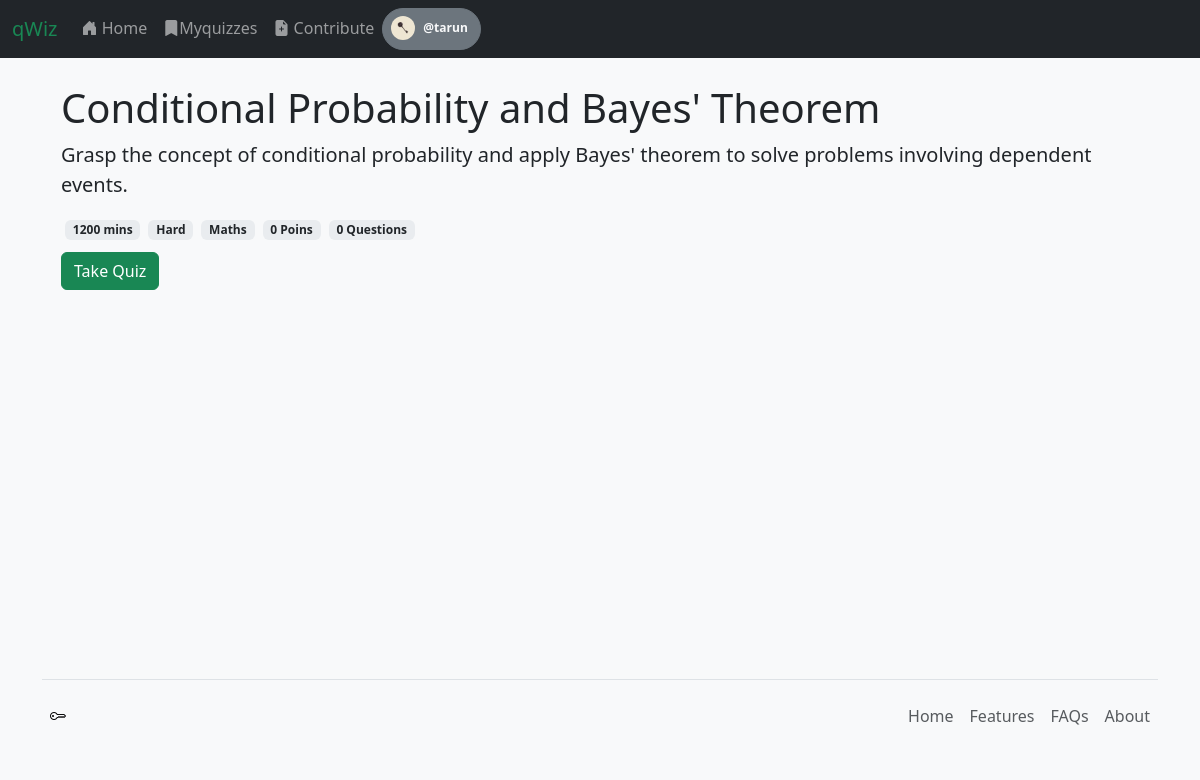
/quiz_details/9/ (signed in), run on the app's committed database.
### app1/models.py (models this page shows, shortened)
class User(AbstractUser):
    profile_picture = models.ImageField(upload_to='profile_pictures/', null=True, blank=True)

class Quiz(models.Model):
    title = models.CharField(max_length=255)
    description = models.TextField(blank=True, null=True)
    created_at = models.DateTimeField(auto_now_add=True)
    instructions = models.TextField(blank=True, null=True)
    status = models.BooleanField(verbose_name="is_open", default=False)
    archived = models.BooleanField(verbose_name="is_archived", default=False)
    auther = models.ForeignKey(User, on_delete=models.SET_NULL, null=True, blank=True)
    difficulty_level = models.CharField(
        max_length=20,
        choices=[("easy", "Easy"), ("medium", "Medium"), ("hard", "Hard")],
        default="medium",
    )
    category = models.ForeignKey(
        Category, on_delete=models.SET_NULL, null=True, blank=True
    )
    time_limit = models.IntegerField(default=10)  # in minutes

class Category(models.Model):
    name = models.CharField(max_length=100)
    def __str__(self):
        return self.name

### app1/views.py (the view)
# urls.py: path("quiz_details/<int:quiz_id>/", views.quiz_details, name="quiz_details"),
def quiz_details(request, quiz_id):
    curr_quiz = get_object_or_404(Quiz, pk=quiz_id)
    total_points = 0
    num_questions = 0
    for question in curr_quiz.question_set.all():
        total_points += question.points
        num_questions += 1
    if curr_quiz is not None:
        return render(request, "app1/quiz_details.html", {
            "quiz": curr_quiz,
            'points': total_points,
            'num_questions': num_questions,
        },)

### app1/templates/app1/quiz_details.html (shortened to what this page needs)
{% extends 'app1/base.html' %}
{% load static %}
{% block body %}
<main class="px-3">
    <div class="d-flex align-items-end flex-wrap">
        <h1>{{ quiz.title }}</h1>
    </div>
    <p class="lead">{{ quiz.description }}</p>
    <div class="d-flex flex-row flex-wrap">
        <li class="m-1 badge bg-body-secondary text-dark">{{ quiz.time_limit }} mins</li>
        <li class="m-1 badge bg-body-secondary text-dark">{{ quiz.difficulty_level | title}}</li>
        <li class="m-1 badge bg-body-secondary text-dark">{{ quiz.category | title }}</li>
        <li class="m-1 badge bg-body-secondary text-dark">{{ points }} Poins</li>
        <li class="m-1 badge bg-body-secondary text-dark">{{ num_questions }} Questions</li>
    </div>
    <a href="{% url 'app1:take_quiz' quiz.id %}" class="btn btn-success my-2" data-bs-toggle="modal" data-bs-target="#modal-confirm">Take Quiz</a>
</main>
{% endblock %}

### app1/templates/app1/base.html (shortened to what this page needs)
{% load static %}
<!DOCTYPE html>
<html lang="en" class="h-100" data-bs-theme="light">
<head>
    <head>
        <link href="https://cdn.jsdelivr.net/npm/bootstrap@5.3.3/dist/css/bootstrap.min.css" rel="stylesheet">
        <link rel="stylesheet" href="https://cdn.jsdelivr.net/npm/bootstrap-icons@1.11.3/font/bootstrap-icons.min.css">
        <link rel="stylesheet" href="{% static 'app1/css/style.css' %}">
    </head>
<body class='d-flex flex-column h-100 py-4 bg-body-tertiary'>
    <header>
        <nav class="navbar navbar-expand-md navbar-dark fixed-top bg-dark">
            <div class="container-fluid">
                <a class="navbar-brand text-success" href="{% url 'app1:index' %}">qWiz</a>
                <div class="navbar-collapse collapse" id="navbarCollapse">
                    <ul class="navbar-nav me-auto mb-2 mb-md-0">
                        <li class="nav-item">
                            <a class="nav-link" aria-current="page" href="{% url 'app1:index' %}"><i
                                    class="bi bi-house-door-fill"></i> Home</a>
                        </li>
                        <li class="nav-item">
                            <a class="nav-link" href="{% url 'app1:my_quizzes' %}"><i
                                    class="bi bi-bookmark-fill"></i>Myquizzes</a>
                        </li>
                        <li class="nav-item">
                            <a class="nav-link" href="{% url 'app1:create_quiz' %}"><i
                                    class="bi bi-file-earmark-plus-fill"></i> Contribute</a>
                        </li>
                        {% if user.is_authenticated %}
                        <div class="dropdown">
                            <button class="btn btn-secondary rounded-pill p-1" data-bs-toggle="dropdown"
                                aria-expanded="false">
                                <span
                                    class="badge d-flex align-items-center p-1  text-body bg-transparent rounded-pill"><img
                                        class="rounded-circle me-1" width="24" height="24"
                                        src="{% static 'app1/images/favicon/key-72.png' %}" alt="">
                                    <div class="col px-3 ">
                                        <div class="row text-light">
                                            @{{ user.username }}
                                        </div>
                                    </div>
                                </span>
                            </button>
                        </div>
                        {% endif %}
                    </ul>
                </div>
            </div>
        </nav>
    </header>
    <main class="flex-shrink-0">
        <div class="container">
            {% block body %}
            {% endblock %}
        </div>
    </main>
    <div class="footer mt-auto container">
        <footer class="d-flex flex-wrap justify-content-between align-items-center py-3 my-4 border-top">
            <a href="#" class="col-md-4 d-flex align-items-center justify-content-start p-2 mb-3 mb-md-0 me-md-auto link-body-emphasis text-decoration-none">
                <i class="bi bi-key"></i>
            </a>
            <ul class="nav justify-content-end">
            <li class="nav-item"><a href="#" class="nav-link px-2 text-body-secondary">Home</a></li>
            <li class="nav-item"><a href="#" class="nav-link px-2 text-body-secondary">Features</a></li>
            <li class="nav-item"><a href="#" class="nav-link px-2 text-body-secondary">FAQs</a></li>
            <li class="nav-item"><a href="#" class="nav-link px-2 text-body-secondary">About</a></li>
            </ul>
        </footer>
    </div>
</body>
</html>

### app1/static/app1/css/style.css (style rules this page uses)
main > .container { padding: 60px 15px 0; }

### data on the page
User: username "tarun"
Quiz: title "Conditional Probability and Bayes' Theorem", description "Grasp the concept of conditional probability and apply Bayes' theorem to solve problems involving dependent events.", time_limit "1200", difficulty_level "Hard", category "Maths"

### other printed values
{{ points }} "0"
{{ num_questions }} "0"
